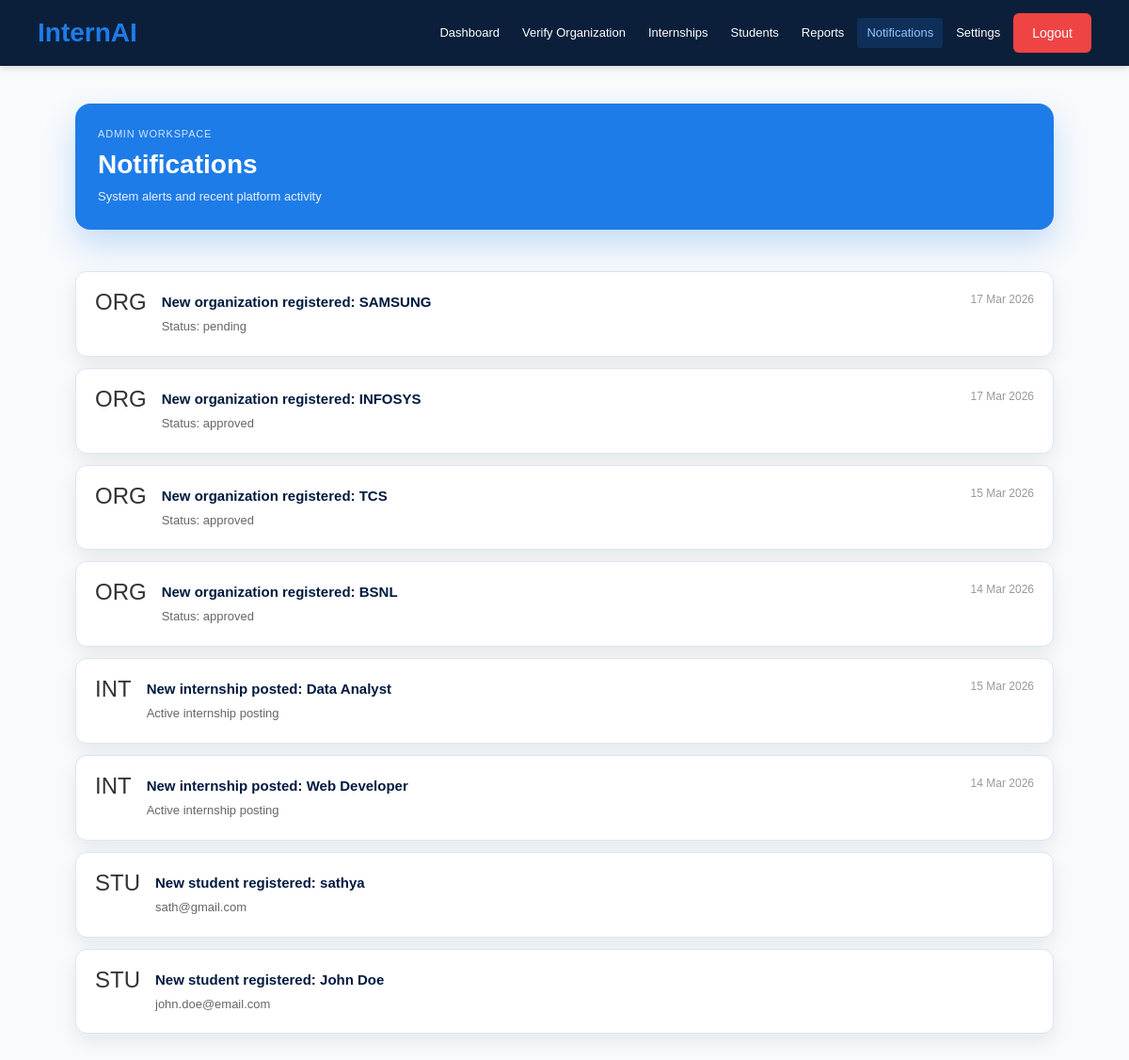
The app's page /admin/notifications (signed in) with its own data.
### app.py (models this page shows)
class User(UserMixin, db.Model):
    id = db.Column(db.Integer, primary_key=True)
    name = db.Column(db.String(100))
    email = db.Column(db.String(100), unique=True)
    password = db.Column(db.String(100))
    role = db.Column(db.String(20))  # student, organization, admin

### app.py (the view)
@app.route('/admin/notifications')
@login_required
@admin_required
def admin_notifications():
    notifications = []
    recent_orgs = Organization.query.order_by(Organization.created_at.desc()).limit(5).all()
    for org in recent_orgs:
        notifications.append({
            'icon': 'ORG',
            'title': f'New organization registered: {org.company_name}',
            'message': f'Status: {org.verification_status}',
            'color': '#fbbf24' if org.verification_status == 'pending' else '#22c55e',
            'time': org.created_at.strftime('%d %b %Y') if org.created_at else ''
        })
    recent_internships = Internship.query.order_by(Internship.created_at.desc()).limit(5).all()
    for internship in recent_internships:
        notifications.append({
            'icon': 'INT',
            'title': f'New internship posted: {internship.title}',
            'message': 'Active internship posting',
            'color': '#22c55e',
            'time': internship.created_at.strftime('%d %b %Y') if internship.created_at else ''
        })
    recent_students = User.query.filter_by(role='student').order_by(User.id.desc()).limit(5).all()
    for student in recent_students:
        notifications.append({
            'icon': 'STU',
            'title': f'New student registered: {student.name}',
            'message': student.email,
            'color': '#8b5cf6',
            'time': ''
        })
    return render_template('admin_notifications.html', notifications=notifications)

### app.py (called while the page is built)
def admin_required(f):
    @wraps(f)
    def decorated_function(*args, **kwargs):
        if not current_user.is_authenticated or current_user.role != 'admin':
            return redirect(url_for('home'))
        return f(*args, **kwargs)
    return decorated_function

@login_manager.user_loader
def load_user(user_id):
    return User.query.get(int(user_id))

### templates/admin_notifications.html
{% extends "base.html" %} {% block content %}
<div class="container admin-dashboard-page adm-dashboard-vertical">
  <main class="adm-main">
  <section class="adm-header-card adm-page-hero">
    <div>
      <p class="adm-header-tag">Admin Workspace</p>
      <h1 class="adm-title">Notifications</h1>
      <p class="adm-subtitle">System alerts and recent platform activity</p>
    </div>
  </section>
  {% if notifications %}
  <div style="display:flex;flex-direction:column;gap:12px;">
    {% for notif in notifications %}
    <div style="background:white;border:1px solid #e5e7eb;border-radius:8px;padding:20px;box-shadow:0 2px 8px rgba(0,0,0,0.08);display:flex;align-items:flex-start;gap:16px;border-left:4px solid {{ notif.color }};">
      <div style="font-size:24px;line-height:1;">{{ notif.icon }}</div>
      <div style="flex:1;">
        <p style="font-weight:600;color:#001a40;margin:0 0 4px 0;font-size:15px;">{{ notif.title }}</p>
        <p style="color:#666;margin:0;font-size:13px;">{{ notif.message }}</p>
      </div>
      <div style="color:#999;font-size:12px;white-space:nowrap;">{{ notif.time }}</div>
    </div>
    {% endfor %}
  </div>
  {% else %}
  <div class="empty-state">
    <p>No notifications</p>
    <p class="empty-state-note">New activity alerts will appear here</p>
  </div>
  {% endif %}
  </main>
</div>
{% endblock %}

### static/style.css (style rules this page uses)
* { margin: 0; padding: 0; box-sizing: border-box; font-family: Arial, sans-serif; }
body { background: #f8fafc; color: #0b1f3a; }

### static/admin.css (style rules this page uses)
:root { --primary-dark: #001a40; --primary-blue: #1e7ce8; --success: #22c55e; --danger: #ef4444; --warning: #fbbf24; --text-white: #ffffff; --text-dark: #333333; --text-light: #666666; --bg-white: #ffffff; --bg-light: #f1f5f9; --border-color: #e5e7eb; --shadow-sm: 0 2px 8px rgba(0, 0, 0, 0.08); --shadow-md: 0 4px 16px rgba(0, 0, 0, 0.12); --glass-border: rgba(30, 124, 232, 0.3); --glass-shadow: 0 4px 20px rgba(30, 124, 232, 0.12); --glass-shadow-hover: 0 8px 32px rgba(30, 124, 232, 0.28); --glass-bg: #ffffff; }
* { margin: 0; padding: 0; box-sizing: border-box; }
body { font-family: 'Segoe UI', Tahoma, Geneva, Verdana, sans-serif; background: #f8fafc; color: var(--text-dark); line-height: 1.6; }
.container { max-width: 1400px; margin: 0 auto; padding: 40px 20px; }
.admin-dashboard-page { max-width: 1440px; padding-top: 40px; }
.adm-main { display: flex; flex-direction: column; gap: 20px; }
.adm-header-card { border-radius: 16px; padding: 24px; background: #1e7ce8; color: #ffffff; box-shadow: 0 16px 34px rgba(30, 124, 232, 0.24); }
.adm-header-tag { font-size: 11px; letter-spacing: 0.8px; text-transform: uppercase; color: rgba(255, 255, 255, 0.8); margin-bottom: 6px; }
.adm-title { font-size: 30px; line-height: 1.2; margin-bottom: 8px; }
.adm-subtitle { color: rgba(255, 255, 255, 0.9); font-size: 13px; }
.adm-page-hero { margin-bottom: 22px; }
.adm-page-hero .adm-title { font-size: 28px; }
.admin-dashboard-page [style*="background:white"], .admin-dashboard-page [style*="background: white"] { border: 1px solid #dbe5f3 !important; border-radius: 12px !important; box-shadow: 0 8px 20px rgba(15, 23, 42, 0.08) !important; }
.adm-dashboard-vertical { max-width: 1220px; }
.adm-dashboard-vertical .adm-main { max-width: 1040px; margin: 0 auto; gap: 22px; }

### records on screen
User: icon "STU", title "New student registered: sathya", message "sath@gmail.com"
User: icon "STU", title "New student registered: John Doe", message "john.doe@email.com"

### other values on screen
{{ label }} "Dashboard" "Verify Organization" "Internships" "Students" "Reports" "Notifications" "Settings"
{{ notif.icon }} "ORG" "ORG" "ORG" "ORG" "INT" "INT"
{{ notif.title }} "New organization registered: SAMSUNG" "New organization registered: INFOSYS" "New organization registered: TCS" "New organization registered: BSNL" "New internship posted: Data Analyst" "New internship posted: Web Developer"
{{ notif.message }} "Status: pending" "Status: approved" "Status: approved" "Status: approved" "Active internship posting" "Active internship posting"
{{ notif.time }} "17 Mar 2026" "17 Mar 2026" "15 Mar 2026" "14 Mar 2026" "15 Mar 2026" "14 Mar 2026"
